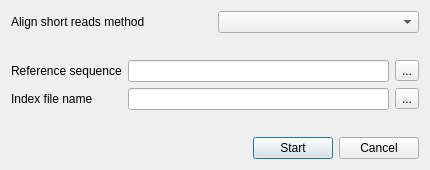
<?xml version="1.0" encoding="UTF-8"?>
<ui version="4.0">
 <class>BuildIndexFromRefDialog</class>
 <widget class="QDialog" name="BuildIndexFromRefDialog">
  <property name="geometry">
   <rect>
    <x>0</x>
    <y>0</y>
    <width>430</width>
    <height>170</height>
   </rect>
  </property>
  <property name="sizePolicy">
   <sizepolicy hsizetype="Minimum" vsizetype="Fixed">
    <horstretch>0</horstretch>
    <verstretch>0</verstretch>
   </sizepolicy>
  </property>
  <property name="minimumSize">
   <size>
    <width>430</width>
    <height>170</height>
   </size>
  </property>
  <property name="maximumSize">
   <size>
    <width>16777215</width>
    <height>170</height>
   </size>
  </property>
  <property name="windowTitle">
   <string>Build Index</string>
  </property>
  <layout class="QGridLayout" name="gridLayout_2">
   <item row="0" column="0">
    <layout class="QVBoxLayout" name="verticalLayout">
     <item>
      <layout class="QHBoxLayout" name="horizontalLayout_2">
       <item>
        <widget class="QLabel" name="label_3">
         <property name="toolTip">
          <string>Select a method that would be used to align short reads.</string>
         </property>
         <property name="text">
          <string>Align short reads method</string>
         </property>
        </widget>
       </item>
       <item>
        <widget class="QComboBox" name="methodNamesBox">
         <property name="toolTip">
          <string>Select a method that would be used to align short reads.</string>
         </property>
        </widget>
       </item>
      </layout>
     </item>
     <item>
      <spacer name="verticalSpacer_2">
       <property name="orientation">
        <enum>Qt::Vertical</enum>
       </property>
       <property name="sizeHint" stdset="0">
        <size>
         <width>20</width>
         <height>1</height>
        </size>
       </property>
      </spacer>
     </item>
     <item>
      <layout class="QGridLayout" name="gridLayout">
       <item row="0" column="0">
        <widget class="QLabel" name="label_2">
         <property name="toolTip">
          <string>Select a DNA sequence that would be used to align short reads to. This parameter is &lt;b&gt;required&lt;/b&gt;.</string>
         </property>
         <property name="text">
          <string>Reference sequence</string>
         </property>
        </widget>
       </item>
       <item row="0" column="1">
        <widget class="QLineEdit" name="refSeqEdit">
         <property name="toolTip">
          <string>Select a DNA sequence that would be used to align short reads to. This parameter is &lt;b&gt;required&lt;/b&gt;.</string>
         </property>
         <property name="readOnly">
          <bool>false</bool>
         </property>
        </widget>
       </item>
       <item row="0" column="2">
        <widget class="QToolButton" name="addRefButton">
         <property name="text">
          <string>...</string>
         </property>
        </widget>
       </item>
       <item row="1" column="0">
        <widget class="QLabel" name="label_4">
         <property name="toolTip">
          <string>Specify the index to build for the reference sequence. This parameter is &lt;b&gt;required&lt;/b&gt;.</string>
         </property>
         <property name="text">
          <string>Index file name</string>
         </property>
        </widget>
       </item>
       <item row="1" column="1">
        <widget class="QLineEdit" name="indexFileNameEdit">
         <property name="toolTip">
          <string>Specify the index to build for the reference sequence. This parameter is &lt;b&gt;required&lt;/b&gt;.</string>
         </property>
         <property name="readOnly">
          <bool>true</bool>
         </property>
        </widget>
       </item>
       <item row="1" column="2">
        <widget class="QToolButton" name="setIndexFileNameButton">
         <property name="text">
          <string>...</string>
         </property>
        </widget>
       </item>
      </layout>
     </item>
     <item>
      <spacer name="verticalSpacer">
       <property name="orientation">
        <enum>Qt::Vertical</enum>
       </property>
       <property name="sizeHint" stdset="0">
        <size>
         <width>409</width>
         <height>10</height>
        </size>
       </property>
      </spacer>
     </item>
     <item>
      <layout class="QHBoxLayout" name="horizontalLayout">
       <item>
        <spacer name="horizontalSpacer">
         <property name="orientation">
          <enum>Qt::Horizontal</enum>
         </property>
         <property name="sizeHint" stdset="0">
          <size>
           <width>40</width>
           <height>20</height>
          </size>
         </property>
        </spacer>
       </item>
       <item>
        <widget class="QPushButton" name="buildButton">
         <property name="text">
          <string>Start</string>
         </property>
        </widget>
       </item>
       <item>
        <widget class="QPushButton" name="cancelButton">
         <property name="text">
          <string>Cancel</string>
         </property>
        </widget>
       </item>
      </layout>
     </item>
    </layout>
   </item>
  </layout>
 </widget>
 <resources/>
 <connections>
  <connection>
   <sender>buildButton</sender>
   <signal>clicked()</signal>
   <receiver>BuildIndexFromRefDialog</receiver>
   <slot>accept()</slot>
   <hints>
    <hint type="sourcelabel">
     <x>437</x>
     <y>164</y>
    </hint>
    <hint type="destinationlabel">
     <x>35</x>
     <y>129</y>
    </hint>
   </hints>
  </connection>
  <connection>
   <sender>cancelButton</sender>
   <signal>clicked()</signal>
   <receiver>BuildIndexFromRefDialog</receiver>
   <slot>reject()</slot>
   <hints>
    <hint type="sourcelabel">
     <x>518</x>
     <y>164</y>
    </hint>
    <hint type="destinationlabel">
     <x>245</x>
     <y>153</y>
    </hint>
   </hints>
  </connection>
 </connections>
</ui>
